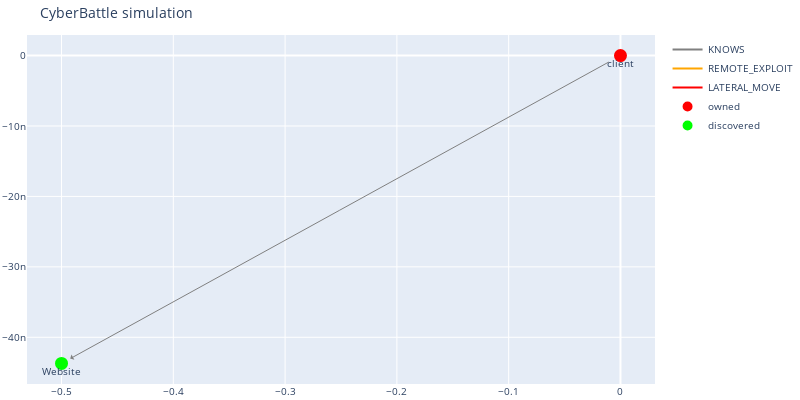

The notebook cell saved with this chart:
### Code cell
outcome = c2.run_attack("client", "SearchEdgeHistory")
dbg.plot_discovered_network()

### Figure 1 — Plotly figure (JSON) as saved in the notebook; plotly's stock layout.template omitted (floating-point values rounded to 4 significant figures)
{"data": [{"line": {"color": "gray"}, "mode": "lines", "name": "KNOWS", "type": "scatter", "x": [0], "y": [0]}, {"line": {"color": "orange"}, "mode": "lines", "name": "REMOTE_EXPLOIT", "type": "scatter", "x": [0], "y": [0]}, {"line": {"color": "red"}, "mode": "lines", "name": "LATERAL_MOVE", "type": "scatter", "x": [0], "y": [0]}, {"hoverinfo": "text", "marker": {"color": "#D32F2E", "line": {"color": "rgb(255,0,0)", "width": 8}, "size": 5, "symbol": "circle-dot"}, "mode": "markers+text", "name": "owned", "text": ["client"], "textposition": "bottom center", "type": "scatter", "x": [0], "y": [0]}, {"hoverinfo": "text", "marker": {"color": "#0e9d00", "line": {"color": "rgb(0,255,0)", "width": 8}, "size": 5, "symbol": "circle-dot"}, "mode": "markers+text", "name": "discovered", "text": ["Website"], "textposition": "bottom center", "type": "scatter", "x": [-0.5], "y": [-4.371e-08]}], "layout": {"annotations": [{"align": "center", "arrowcolor": "gray", "arrowhead": 1, "arrowsize": 1, "arrowwidth": 1, "ax": 0, "axref": "x", "ay": 0, "ayref": "y", "hovertext": "KNOWS", "opacity": 1, "showarrow": true, "standoff": 10, "startstandoff": 10, "x": -0.5, "xref": "x", "y": -4.371e-08, "yref": "y"}], "autosize": false, "font": {"size": 10}, "height": 400, "hovermode": "closest", "margin": {"b": 15, "l": 2, "r": 2, "t": 35}, "showlegend": true, "title": {"text": "CyberBattle simulation"}, "width": 800}}
